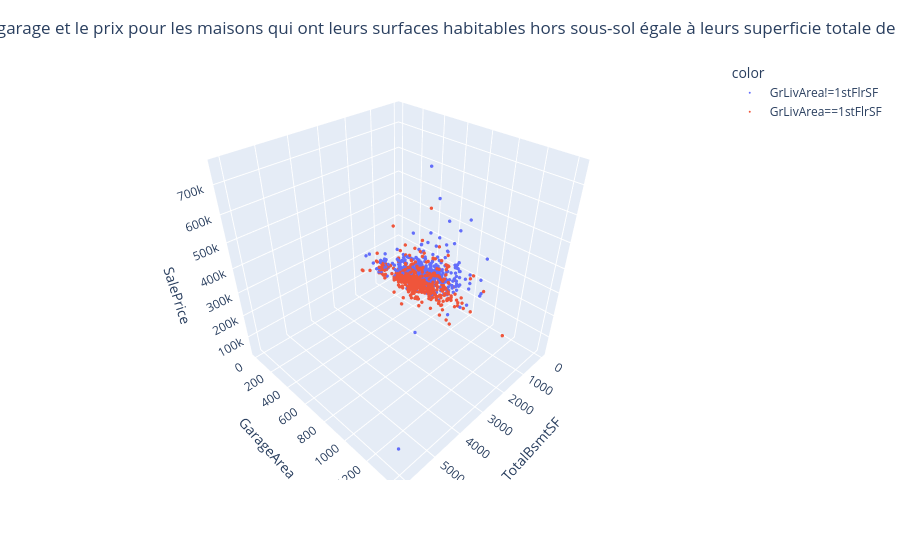

Write notebook code for a chart like this one.
### Code cell
fig = px.scatter_3d(
    train_set,
    x="TotalBsmtSF",
    y="GarageArea",
    z="SalePrice",
    color=np.select(
        [train_set["GrLivArea"] == train_set["1stFlrSF"]],
        ["GrLivArea==1stFlrSF"],
        ["GrLivArea!=1stFlrSF"],
    ),
)
fig.update_traces(marker_size=2)
fig.update_layout(
    title="Relation entre la superficie totale de sous-sol, la taille du garage et le prix pour les maisons qui ont leurs surfaces habitables hors sous-sol égale à leurs superficie totale de rez-de-chausée et dont ces deux surface sont différentes.",
    title_x=0.5,
    title_y=0.96,
)
fig.show()

### Figure 1 — Plotly figure (JSON) as saved in the notebook; plotly's stock layout.template omitted (floating-point values rounded to 4 significant figures; data arrays with more than 128 entries replaced by an {"elided": "..."} marker saying what was removed)
{"data": [{"hovertemplate": "color=GrLivArea!=1stFlrSF<br>TotalBsmtSF=%{x}<br>GarageArea=%{y}<br>SalePrice=%{z}<extra></extra>", "legendgroup": "GrLivArea!=1stFlrSF", "marker": {"color": "#636efa", "size": 2, "symbol": "circle"}, "mode": "markers", "name": "GrLivArea!=1stFlrSF", "scene": "scene", "showlegend": true, "type": "scatter3d", "x": {"elided": "509 int values"}, "y": {"elided": "509 int values"}, "z": {"elided": "509 int values"}}, {"hovertemplate": "color=GrLivArea==1stFlrSF<br>TotalBsmtSF=%{x}<br>GarageArea=%{y}<br>SalePrice=%{z}<extra></extra>", "legendgroup": "GrLivArea==1stFlrSF", "marker": {"color": "#EF553B", "size": 2, "symbol": "circle"}, "mode": "markers", "name": "GrLivArea==1stFlrSF", "scene": "scene", "showlegend": true, "type": "scatter3d", "x": {"elided": "671 int values"}, "y": {"elided": "671 int values"}, "z": {"elided": "671 int values"}}], "layout": {"legend": {"title": {"text": "color"}, "tracegroupgap": 0}, "margin": {"t": 60}, "scene": {"domain": {"x": [0, 1], "y": [0, 1]}, "xaxis": {"title": {"text": "TotalBsmtSF"}}, "yaxis": {"title": {"text": "GarageArea"}}, "zaxis": {"title": {"text": "SalePrice"}}}, "title": {"text": "Relation entre la superficie totale de sous-sol, la taille du garage et le prix pour les maisons qui ont leurs surfaces habitables hors sous-sol égale à leurs superficie totale de rez-de-chausée et dont ces deux surface sont différentes.", "x": 0.5, "y": 0.96}}}
